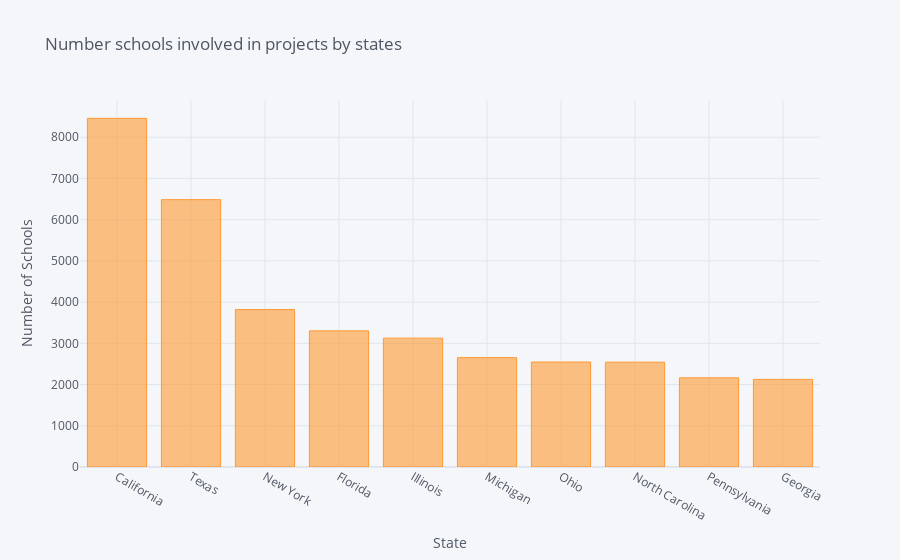

Here is the notebook cell this chart was saved with:
### Code cell
s.iplot(kind='bar', xTitle= 'State',yTitle= 'Number of Schools', title= 'Number schools involved in projects by states')

### Figure 1 — Plotly figure (JSON) as saved in the notebook; plotly's stock layout.template omitted (floating-point values rounded to 4 significant figures)
{"data": [{"marker": {"color": "rgba(255, 153, 51, 0.6)", "line": {"color": "rgba(255, 153, 51, 1.0)", "width": 1}}, "name": "School State", "orientation": "v", "text": "", "type": "bar", "x": ["California", "Texas", "New York", "Florida", "Illinois", "Michigan", "Ohio", "North Carolina", "Pennsylvania", "Georgia"], "y": [8457, 6485, 3819, 3302, 3126, 2653, 2546, 2543, 2163, 2125]}], "layout": {"legend": {"bgcolor": "#F5F6F9", "font": {"color": "#4D5663"}}, "paper_bgcolor": "#F5F6F9", "plot_bgcolor": "#F5F6F9", "title": {"font": {"color": "#4D5663"}, "text": "Number schools involved in projects by states"}, "xaxis": {"gridcolor": "#E1E5ED", "showgrid": true, "tickfont": {"color": "#4D5663"}, "title": {"font": {"color": "#4D5663"}, "text": "State"}, "zerolinecolor": "#E1E5ED"}, "yaxis": {"gridcolor": "#E1E5ED", "showgrid": true, "tickfont": {"color": "#4D5663"}, "title": {"font": {"color": "#4D5663"}, "text": "Number of Schools"}, "zerolinecolor": "#E1E5ED"}}}
